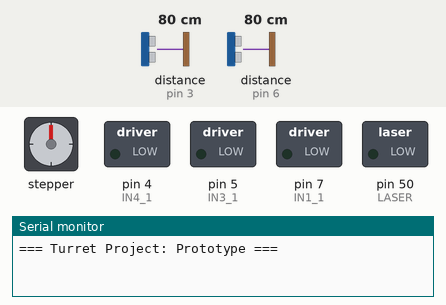
Bench run of a sketch on a simulated Arduino Mega 2560, built with avr-gcc and run on an emulated ATmega2560. On the bench: stepper motor, switched loads named in the sketch (green lamp = pin HIGH), the last lines printed to the serial monitor. Wiring (inferred from the names in the program): ultrasonic range finder: trigger pin 2; echo pin 3; stepper motor (2048 steps per turn assumed): coils pin 8, pin 9, pin 10, pin 11. Inputs (shaded band) come from the test bench; at power-on: distance to the obstacle (sensors on pin 3, pin 6) 80 cm. The echo pulse lasts 58.3 µs per cm; pins used as bus, display or sensor lines are not drawn.

Above: at 1.2 s.
1.3 s: distance to the obstacle (sensor on pin 3) set to 18 cm
At 2.5 s:
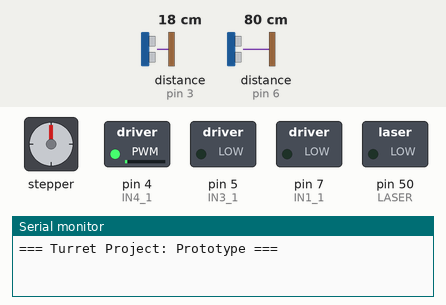
2.8 s: distance to the obstacle (sensor on pin 6) set to 9 cm
At 3.3 s:
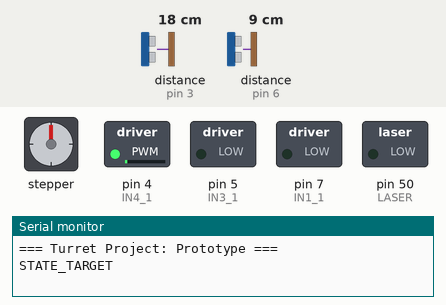
4.3 s: distance to the obstacle (sensor on pin 3) set to 21 cm
At 7.1 s:
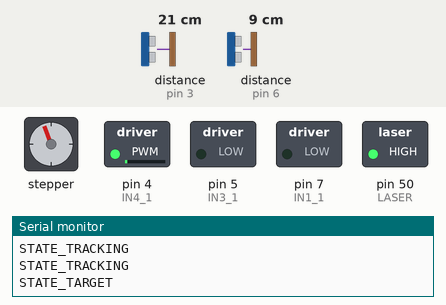
7.3 s: distance to the obstacle (sensor on pin 6) set to 60 cm
10.3 s: distance to the obstacle (sensor on pin 6) set to 24 cm
12.3 s: distance to the obstacle (sensor on pin 6) set to 19 cm
At 12.53 s:
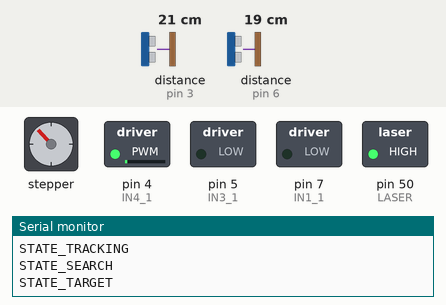
Timing chart, 0 to 16.3 s (numbered marks = the images above; inputs shaded):
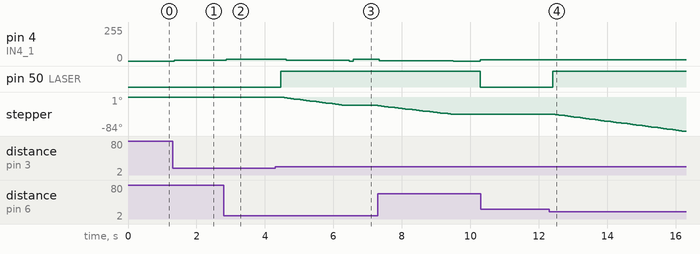

Measured:
- the behaviour switches between 20 and 21 cm on distance to the obstacle (sensor on pin 3) (found by bisection; images 2 and 3)
- after the input at 1.3 s, pin 4 (IN4_1): 0/255 → 6/255 after 0.05 s
- after the input at 2.8 s, pin 4 (IN4_1): 6/255 → 12/255 after 0.07 s
- after the input at 4.3 s, pin 4 (IN4_1): 12/255 → 6/255 after 0.33 s, → 0/255 1.8 s later, → 13/255 0.12 s later; pin 50 (LASER): LOW → HIGH after 0.16 s; stepper: turns 20° counter-clockwise in 1.8 s, then 1° counter-clockwise in 0.00 s
- after the input at 7.3 s, pin 50 (LASER): HIGH → LOW after 3.0 s
- after the input at 10.3 s, every drawn part: stays the same
- after the input at 12.3 s, pin 50 (LASER): LOW → HIGH after 0.11 s; stepper: keeps turning counter-clockwise at about 11°/s, starting after 0.19 s

The sketch:

debug_sentry.ino
```cpp
#include <Arduino_FreeRTOS.h>
#include <queue.h>
#include <semphr.h>
#include <timers.h>
//#include <Timers.h>
//#include <Stepper.h>

// Stepper pins Driver 0
#define IN1_0 11
#define IN2_0 10
#define IN3_0 9
#define IN4_0 8

// Stepper pins Driver 1
#define IN1_1 7
#define IN2_1 6
#define IN3_1 5
#define IN4_1 4

// Ultrasonic 0 pins
#define TRIG_0 2
#define ECHO_0 3

// Ultrasonic 1 pins
#define TRIG_1 4
#define ECHO_1 6

// Laser Pointer Pin
#define LASER 50  // Arbitrary Digital Pin

typedef enum { STATE_OFF, STATE_IDLE, STATE_SEARCH, STATE_TARGET,
               STATE_TRACKING, STATE_ERROR } turret_state_t;
typedef enum { EV_POWER_ON, EV_FOUND, EV_LOST, EV_LEFT,
               EV_RIGHT, EV_RETURN, EV_TIMEOUT, EV_ERROR} system_event_t;


int debug = 0;

// Stepper sensorStepper(stepsPerRevolution, 11, 10, 9, 8);
// Stepper assemblyStepper(stepsPerRevolution, 7, 6, 5, 4);

// Step Sequence full step
const uint8_t stepSeq[4][4] = {
  {1,0,0,0},
  {0,1,0,0},
  {0,0,1,0},
  {0,0,0,1}
};

int stepIndex = 0;

void stepMotor(int dir) {
  stepIndex = (stepIndex + dir + 4) % 4;
  digitalWrite(IN1_0, stepSeq[stepIndex][0]);
  digitalWrite(IN2_0, stepSeq[stepIndex][1]);
  digitalWrite(IN3_0, stepSeq[stepIndex][2]);
  digitalWrite(IN4_0, stepSeq[stepIndex][3]);
}


void print_mapEnglish(int currentState){

  switch(currentState){
    case 0:
      Serial.println("STATE_OFF");
      break;
    case 1:
      Serial.println("STATE_IDLE");
      break;
    case 2:
      Serial.println("STATE_SEARCH");
      break;
    case 3:
      Serial.println("STATE_TARGET");
      break;
    case 4:
      Serial.println("STATE_TRACKING");
      break;
    case 5:
      Serial.println("STATE_ERROR");
      break;
    default:
      break;

  }
}


turret_state_t currentState = STATE_OFF;

// ----- RTOS objects -----
QueueHandle_t xEventQueue;
SemaphoreHandle_t xStateMutex;
// TimerHandle_t xSearchTimer; // create search timer for timeout after 10s of detecting an object without moving to target state ( edge case handling )

// ----- Timer callbacks -----
// void searchTimerCallback(TimerHandle_t){ system_event_t e=EV_TIMEOUT; xQueueSend(xEventQueue,&e,0); }

// ----- Sensor Stuff -----
int sensor_mode = 0;
int sensorStepPos = 0;
int assemblyStepPos = 0;
int leftCount = 0;
int rightCount = 0;

int laser = 0;

inline void pushEvent(system_event_t ev){
    xQueueSend(xEventQueue, &ev, 0);
}

void stateMachineTask(void *){
  system_event_t e;
  for(;;){
    //Serial.println("FSM RUNNING");
    if(xQueueReceive(xEventQueue,&e,portMAX_DELAY)==pdTRUE){
      //Serial.println("Received Event!");
      xSemaphoreTake(xStateMutex,portMAX_DELAY);
      //turret_state_t old=currentState;
      // Starting
      // Note: May need to do something in setup to "kick-start" the program.

      // Once the Slip Rings allow 360degree stepping, Implement infinite spinning on the state search.
          // Flicker the light (Fire Mode)

      if (currentState==STATE_SEARCH && e==EV_FOUND) {

        digitalWrite(LASER, LOW);
        // Stop Sensor Stepper Motor
        // sensorStepper.setSpeed(0); // !!!!!!!!!!!!!!!!!!!! REPLACE WITH CORRECT
        // Grab Position
        // Use sensorStepPos once setup
        // Move Position of Assembly Stepper Motor to Match Sensor Stepper Motor
        // Step assemblyStepper until StepPos of both match.
        // Move to Target State
        currentState = STATE_TARGET;
        //Serial.println("SEARCH + FOUND");
      }
      /*else if ((currentState==STATE_TARGET && e==EV_LEFT) || (currentState==STATE_TARGET && e==EV_RIGHT)) {
        // Move to Tracking State
        // Set sensor_mode flag
      }*/
      // NEED TO ADD - Flag to stop both of these to fire simulataneously.
      // i.e. Which ever fires first will maintain its movement


      else if (currentState==STATE_TARGET && e==EV_LOST){
        digitalWrite(LASER, LOW);
        currentState = STATE_SEARCH;
      }

      else if (currentState==STATE_TARGET && e==EV_LEFT && e!=EV_RIGHT) {
        //laser = laser ^ 1; // Toggles Laser
        digitalWrite(LASER, HIGH);
        //Serial.println("About to move counteclockwise");
        xSemaphoreGive(xStateMutex);
        for (int i=0; i<120; i++) {

          stepMotor(-1);
          //delay(2);
          vTaskDelay(pdMS_TO_TICKS(20));
        }
        xSemaphoreTake(xStateMutex,portMAX_DELAY);
        //Serial.println("JUST MOVED left");
        //Serial.println("TARGET + LEFT");
        currentState = STATE_TRACKING;
        // Start Assembly Stepper Motor moving Left
        //sensorStepper.setSpeed(0); // NEEDS REPLACEMENT !!!!!!!!!!!!
        //assemblyStepper.setSpeed(60); // 60 is arbitrary // NEEDS REPLACEMENT !!!!!!!!!!!!
        //assemblyStepper.step(1); // NEEDS REPLACEMENT !!!!!!!!!!!!
        /* Start Out-of-Range Timer
        if (!xTimerIsTimerActive(xSearchTimer)) {
          xTimerStart(xSearchTimer,0);
        } */
      }
      else if (currentState==STATE_TARGET && e==EV_RIGHT && e!=EV_LEFT) {
        //laser = laser ^ 1; // Toggles Laser
        digitalWrite(LASER, HIGH);
        //Serial.println("About to move clockwise");
        xSemaphoreGive(xStateMutex);
        for (int i=0; i<120; i++) {
          //Serial.println("moving right");
          stepMotor(+1);
          //delay(2);
          vTaskDelay(pdMS_TO_TICKS(20));
        }
        xSemaphoreTake(xStateMutex,portMAX_DELAY);
                //Serial.println("JUST MOVED right");
        //Serial.println("TARGET + RIGHT");
        currentState = STATE_TRACKING;
        // Start Assembly Stepper Motor moving Left
        //sensorStepper.setSpeed(0); // NEEDS REPLACEMENT !!!!!!!!!!!!
        //assemblyStepper.setSpeed(60); // 60 is arbitrary // NEEDS REPLACEMENT !!!!!!!!!!!!
        //assemblyStepper.step(1); // NEEDS REPLACEMENT !!!!!!!!!!!!
         //Start Out-of-Range Timer
        /*if (!xTimerIsTimerActive(xSearchTimer)) {
          xTimerStart(xSearchTimer,0);
        } */
      }

      else if (currentState==STATE_TARGET && e!=EV_LEFT && e!=EV_RIGHT){
        digitalWrite(LASER, LOW);
        currentState = STATE_SEARCH;
      }


              // new addition below to fix firing state
      else if (currentState==STATE_TRACKING && e==EV_RETURN) {
        //laser = laser ^ 1; // Toggles Laser
        digitalWrite(LASER, HIGH);
        //Serial.println("TRACKING + RETURN");
        currentState = STATE_TARGET;
        // Start Assembly Stepper Motor moving right
        //sensorStepper.setSpeed(0); // NEEDS REPLACEMENT !!!!!!!!!!!!
        //assemblyStepper.setSpeed(60); // 60 is arbitrary // NEEDS REPLACEMENT !!!!!!!!!!!!
        //assemblyStepper.step(-1); // NEEDS REPLACEMENT !!!!!!!!!!!!
        // Start Out-of-Range Timer
/*        if (!xTimerIsTimerActive(xSearchTimer)) {
          xTimerStart(xSearchTimer,0);
        } */
      }
      /*
      else if (currentState==STATE_TARGET) {
        // May need a "firing" state
        // "Fire" Laser i.e. Blink Laser
        laser = laser ^ 1; // Toggles Laser
        digitalWrite(LASER, laser);
      } */

      /*else if (currentState==STATE_TRACKING && e==EV_FOUND) {
        // Stop Assembly Stepper Motor
      }*/
      else if(currentState==STATE_TRACKING && e==EV_LOST){
        digitalWrite(LASER, LOW);
        currentState = STATE_SEARCH;
        //Serial.println("TRACKING + LOST");
      }

      else if (currentState==STATE_TRACKING && e==EV_TIMEOUT) {
        // Stop Assembly Stepper Motor
        //assemblyStepper.setSpeed(0); // NEEDS REPLACEMENT !!!!!!!!!!!!
        // Move Back to Search State
        digitalWrite(LASER, LOW);
        currentState = STATE_SEARCH;
        //Serial.println("TRACKING + TIMEOUT");
      }
      else if (currentState==STATE_TRACKING && e!=EV_LEFT && e!=EV_RIGHT){
        digitalWrite(LASER, LOW);
        currentState = STATE_SEARCH;
      }
      print_mapEnglish(currentState);
      xSemaphoreGive(xStateMutex);

    }
  }
}

void stateSensorTask(void *) {
  for (;;)
  {


      //Serial.println("SENSOR RUNNING");
      // Note: Need to change things to make it work well is stateMachineTask
      long left_distance = getDistanceCM(0);
      //Serial.print("Left Distance: ");
      //Serial.print(left_distance);
      //Serial.println(" cm");

      //vTaskDelay(pdMS_TO_TICKS(50));

      long right_distance = getDistanceCM(1);
      //Serial.print("Right Distance: ");
      //Serial.print(right_distance);
      //Serial.println(" cm");

      //vTaskDelay(pdMS_TO_TICKS(50));


      xSemaphoreTake(xStateMutex,portMAX_DELAY);
      //Serial.println("TOOK SEMAPHORE");
      if( (left_distance >= 5 && left_distance <= 20) && (right_distance >= 5 && right_distance <= 20)) {
        if (left_distance >= 5 && left_distance <= 20){
          if (currentState==STATE_SEARCH) {
            //Serial.println("LEFT FOUND ");
            pushEvent(EV_FOUND);
            //Serial.println("AFTER PUSH EVENT ");
          }
          else if(currentState == STATE_TRACKING){
            pushEvent(EV_RETURN);
          }
        }
        else if (right_distance >= 5 && right_distance <= 20){
          if (currentState==STATE_SEARCH) {
            pushEvent(EV_FOUND);
          }
          else if(currentState == STATE_TRACKING){
            pushEvent(EV_RETURN);
          }
        }
      }


      // Both Lost
      if( left_distance < 400 && right_distance < 400 && (currentState != STATE_SEARCH)){
        if (((left_distance > 20) && (right_distance > 20)) ) {
          //Serial.println("EVENT LOST ");
          pushEvent(EV_LOST);
        }
        // Right Lost
        else if ((right_distance > 20) && (left_distance >= 5 && left_distance <= 20) && currentState == STATE_TARGET) {
          //Serial.println("EVENT RIGHT LOST ");
          leftCount++;
          pushEvent(EV_LEFT);
        }
        // Left Lost
        else if ((left_distance > 20) && (right_distance >= 5 && right_distance <= 20) && currentState == STATE_TARGET) {
          //Serial.println("EVENT LEFT LOST ");
          rightCount++;
          pushEvent(EV_RIGHT);
        }
      }
      xSemaphoreGive(xStateMutex);

      //Serial.print("left count:");
      //Serial.println(leftCount);
      //Serial.print("right count:");
      //Serial.println(rightCount);
  }
}

void setup() {
  // put your setup code here, to run once:

  //sensorStepper.setSpeed(60);
  //assemblyStepper.setSpeed(60);
  currentState = STATE_SEARCH;

  Serial.begin(9600);

  pinMode(IN1_0, OUTPUT);
  pinMode(IN2_0, OUTPUT);
  pinMode(IN3_0, OUTPUT);
  pinMode(IN4_0, OUTPUT);

  pinMode(IN1_1, OUTPUT);
  pinMode(IN2_1, OUTPUT);
  pinMode(IN3_1, OUTPUT);
  pinMode(IN4_1, OUTPUT);

  pinMode(TRIG_0, OUTPUT);
  pinMode(ECHO_0, INPUT);
  pinMode(TRIG_1, OUTPUT);
  pinMode(ECHO_1, INPUT);

  pinMode(LASER, OUTPUT);

  xEventQueue=xQueueCreate(50,sizeof(system_event_t));
  xStateMutex=xSemaphoreCreateMutex();

  //xSearchTimer = xTimerCreate("Search Timeout", pdMS_TO_TICKS(10000), pdFALSE, NULL, searchTimerCallback);

  xTaskCreate(stateMachineTask,"FSM",256,NULL,1,NULL);
  xTaskCreate(stateSensorTask, "Sensors Task", 256, NULL, 1, NULL);

  //vTaskStartScheduler();


  Serial.println("=== Turret Project: Prototype ===");

}

// --- Ultrasonic distance ---
long getDistanceCM(int module) {
  if (module == 0) {
    // converted from TaskDelayMicroseconds -> vTaskDelay non blocking
    digitalWrite(TRIG_0, LOW);
    vTaskDelay(pdMS_TO_TICKS(2));
    digitalWrite(TRIG_0, HIGH);
    vTaskDelay(pdMS_TO_TICKS(2));
    digitalWrite(TRIG_0, LOW);

    long duration = pulseIn(ECHO_0, HIGH, 10000);
    long distanceCM = duration * 0.034 / 2; // cm
    return distanceCM;
  }
  else if (module == 1) {
    digitalWrite(TRIG_1, LOW);
    vTaskDelay(pdMS_TO_TICKS(2));
    digitalWrite(TRIG_1, HIGH);
    vTaskDelay(pdMS_TO_TICKS(10));
    digitalWrite(TRIG_1, LOW);

    long duration = pulseIn(ECHO_1, HIGH, 10000);
    long distanceCM = duration * 0.034 / 2; // cm
    return distanceCM;
  }
}

void loop() {
  // Rotate CW slowly at 5 RPM
  /*
  if (debug) {
  digitalWrite(5,HIGH);
  //myStepper.setSpeed(3);
  //myStepper.step(stepsPerRevolution/16);
    Serial.print("Module 0 Sensed at ");
  Serial.print(getDistanceCM(0));
  Serial.println(" cm away!");
    Serial.print("Module 1 Sensed at ");
  Serial.print(getDistanceCM(1));
  Serial.println(" cm away!");
    digitalWrite(5,LOW);
  //myStepper.step(-stepsPerRevolution/16);
  // Rotate CCW quickly at 10 RPM

  }
  */
}
```
